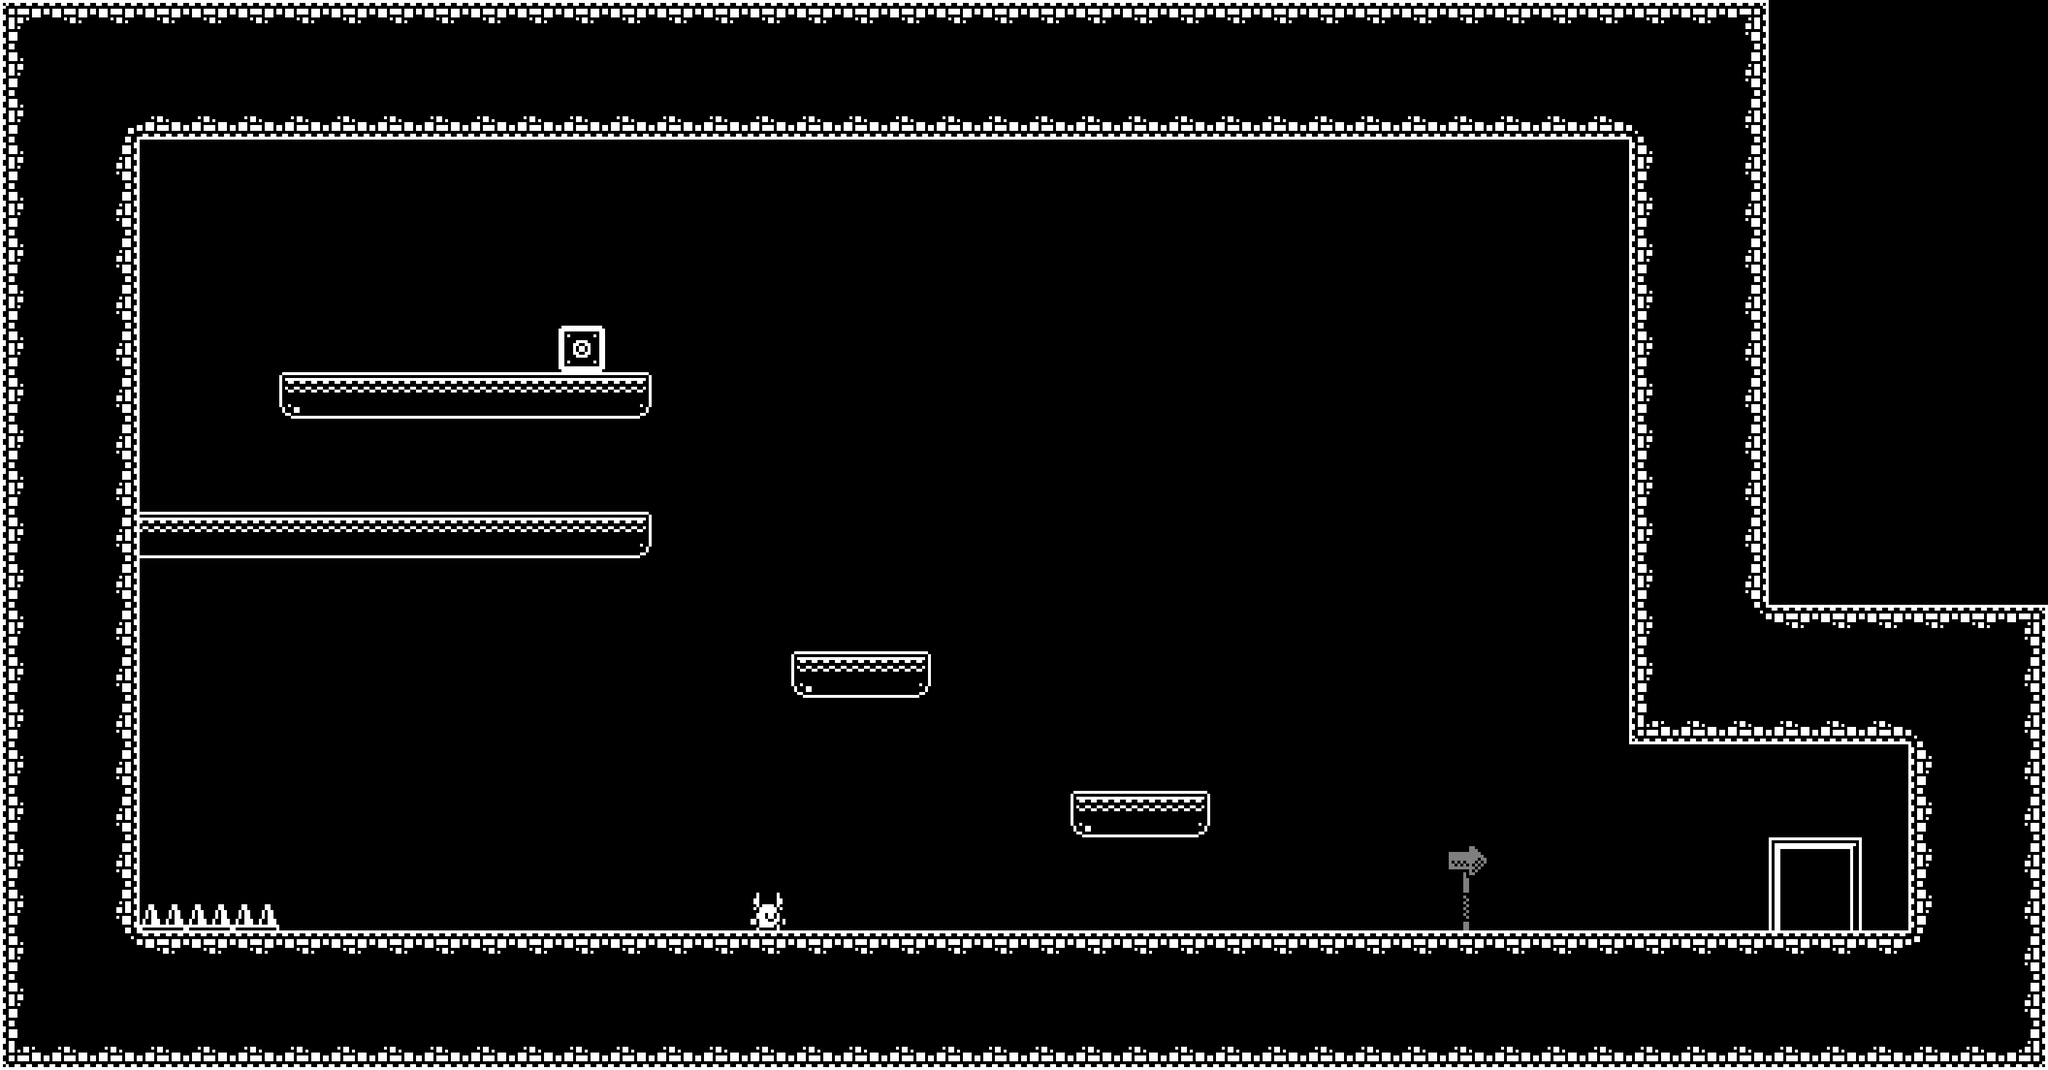

This is a level from a 2D game, rendered from its Tiled map with the project's own tilesets. A one-line summary and the map file follow, with tile-layer data summarised:
An orthogonal 44x23 tile map with 64x64 px tiles, 3 tile layers (MainLayer, Decorations, Charles) and 13 objects.

<map version="1.10" tiledversion="1.10.2" orientation="orthogonal" renderorder="right-down" width="44" height="23" tilewidth="64" tileheight="64" infinite="0" nextlayerid="8" nextobjectid="17">
 <editorsettings>
  <export target="../../../../../../Downloads/MVP_64x64.json" format="json" />
 </editorsettings>
 <properties>
  <property name="name" value="exit" />
 </properties>
 <tileset firstgid="1" source="Tileset_64x64.tsx" />
 <layer id="1" name="MainLayer" width="44" height="23">
  <data>[1012 cells, 277 non-empty, 21 distinct tile ids]</data>
 </layer>
 <layer id="6" name="Decorations" width="44" height="23" opacity="0.5">
  <properties>
   <property name="name" value="decorations" />
  </properties>
  <data>[1012 cells, 2 non-empty, 2 distinct tile ids]</data>
 </layer>
 <layer id="7" name="Charles" width="44" height="23">
  <properties>
   <property name="name" value="Charles" />
  </properties>
  <data>[1012 cells, 1 non-empty, 1 distinct tile ids]</data>
 </layer>
 <objectgroup color="#ff00ff" id="3" name="Exit_MVP">
  <object id="13" x="2432" y="1152" width="128" height="128" />
 </objectgroup>
 <objectgroup color="#ffff00" id="4" name="Lamp">
  <properties>
   <property name="name" value="lamp" />
  </properties>
  <object id="16" x="768" y="448" width="64" height="64" />
 </objectgroup>
 <objectgroup color="#ff0000" id="5" name="Hazards">
  <properties>
   <property name="name" value="hazards" />
  </properties>
  <object id="15" x="192" y="1244" width="192" height="36" />
 </objectgroup>
 <objectgroup color="#00ff00" id="2" name="Colliders">
  <object id="3" x="0" y="0" width="192" height="1472" />
  <object id="4" x="192" y="0" width="2048" height="192" />
  <object id="5" x="2240" y="0" width="192" height="1024" />
  <object id="6" x="2432" y="832" width="384" height="192" />
  <object id="7" x="2624" y="1024" width="192" height="448" />
  <object id="8" x="192" y="1280" width="2432" height="192" />
  <object id="9" x="384" y="512" width="512" height="64" />
  <object id="10" x="192" y="704" width="704" height="64" />
  <object id="11" x="1088" y="896" width="192" height="64" />
  <object id="12" x="1472" y="1088" width="192" height="64" />
 </objectgroup>
</map>
